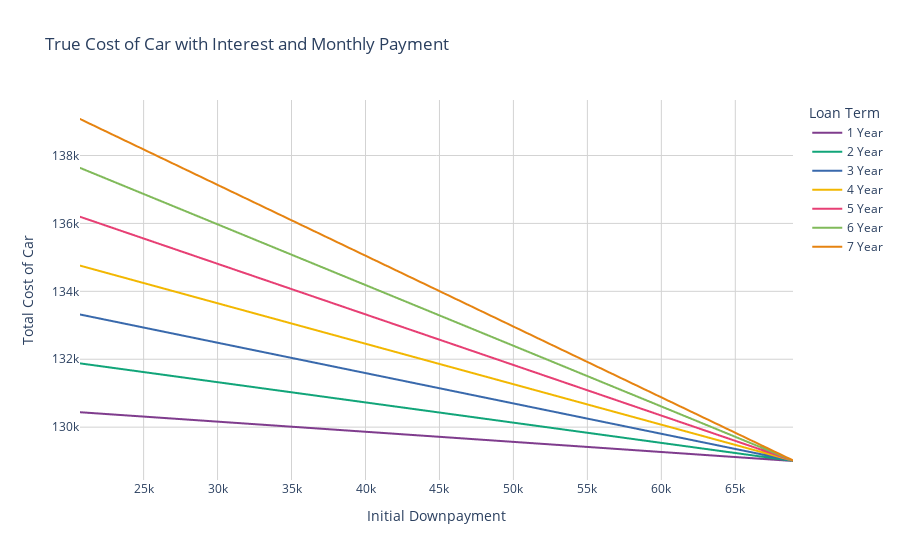

The code cell stored with this chart in its notebook:
### Code cell
fig = px.line(car_melt,x="Downpayment",y="value",color="variable",labels={
                     "Downpayment": "Initial Downpayment",
                     "value": "Total Cost of Car",
                     "variable": "Loan Term"
                 },title="True Cost of Car with Interest and Monthly Payment",
                 color_discrete_sequence=px.colors.qualitative.Bold)

fig.update_layout({"plot_bgcolor":"white"})
fig.update_xaxes(showgrid=True, gridwidth=1, gridcolor='lightgrey')
fig.update_yaxes(showgrid=True, gridwidth=1, gridcolor='lightgrey')
fig.show()

### Figure 1 — Plotly figure (JSON) as saved in the notebook; plotly's stock layout.template omitted (floating-point values rounded to 4 significant figures; data arrays with more than 128 entries replaced by an {"elided": "..."} marker saying what was removed)
{"data": [{"hovertemplate": "Loan Term=1 Year<br>Initial Downpayment=%{x}<br>Total Cost of Car=%{y}<extra></extra>", "legendgroup": "1 Year", "line": {"color": "rgb(127, 60, 141)", "dash": "solid"}, "mode": "lines", "name": "1 Year", "showlegend": true, "type": "scattergl", "x": {"elided": "242 int values"}, "xaxis": "x", "y": {"elided": "242 float values"}, "yaxis": "y"}, {"hovertemplate": "Loan Term=2 Year<br>Initial Downpayment=%{x}<br>Total Cost of Car=%{y}<extra></extra>", "legendgroup": "2 Year", "line": {"color": "rgb(17, 165, 121)", "dash": "solid"}, "mode": "lines", "name": "2 Year", "showlegend": true, "type": "scattergl", "x": {"elided": "242 int values"}, "xaxis": "x", "y": {"elided": "242 float values"}, "yaxis": "y"}, {"hovertemplate": "Loan Term=3 Year<br>Initial Downpayment=%{x}<br>Total Cost of Car=%{y}<extra></extra>", "legendgroup": "3 Year", "line": {"color": "rgb(57, 105, 172)", "dash": "solid"}, "mode": "lines", "name": "3 Year", "showlegend": true, "type": "scattergl", "x": {"elided": "242 int values"}, "xaxis": "x", "y": {"elided": "242 float values"}, "yaxis": "y"}, {"hovertemplate": "Loan Term=4 Year<br>Initial Downpayment=%{x}<br>Total Cost of Car=%{y}<extra></extra>", "legendgroup": "4 Year", "line": {"color": "rgb(242, 183, 1)", "dash": "solid"}, "mode": "lines", "name": "4 Year", "showlegend": true, "type": "scattergl", "x": {"elided": "242 int values"}, "xaxis": "x", "y": {"elided": "242 float values"}, "yaxis": "y"}, {"hovertemplate": "Loan Term=5 Year<br>Initial Downpayment=%{x}<br>Total Cost of Car=%{y}<extra></extra>", "legendgroup": "5 Year", "line": {"color": "rgb(231, 63, 116)", "dash": "solid"}, "mode": "lines", "name": "5 Year", "showlegend": true, "type": "scattergl", "x": {"elided": "242 int values"}, "xaxis": "x", "y": {"elided": "242 float values"}, "yaxis": "y"}, {"hovertemplate": "Loan Term=6 Year<br>Initial Downpayment=%{x}<br>Total Cost of Car=%{y}<extra></extra>", "legendgroup": "6 Year", "line": {"color": "rgb(128, 186, 90)", "dash": "solid"}, "mode": "lines", "name": "6 Year", "showlegend": true, "type": "scattergl", "x": {"elided": "242 int values"}, "xaxis": "x", "y": {"elided": "242 float values"}, "yaxis": "y"}, {"hovertemplate": "Loan Term=7 Year<br>Initial Downpayment=%{x}<br>Total Cost of Car=%{y}<extra></extra>", "legendgroup": "7 Year", "line": {"color": "rgb(230, 131, 16)", "dash": "solid"}, "mode": "lines", "name": "7 Year", "showlegend": true, "type": "scattergl", "x": {"elided": "242 int values"}, "xaxis": "x", "y": {"elided": "242 float values"}, "yaxis": "y"}], "layout": {"legend": {"title": {"text": "Loan Term"}, "tracegroupgap": 0}, "plot_bgcolor": "white", "title": {"text": "True Cost of Car with Interest and Monthly Payment"}, "xaxis": {"anchor": "y", "domain": [0, 1], "gridcolor": "lightgrey", "gridwidth": 1, "showgrid": true, "title": {"text": "Initial Downpayment"}}, "yaxis": {"anchor": "x", "domain": [0, 1], "gridcolor": "lightgrey", "gridwidth": 1, "showgrid": true, "title": {"text": "Total Cost of Car"}}}}
